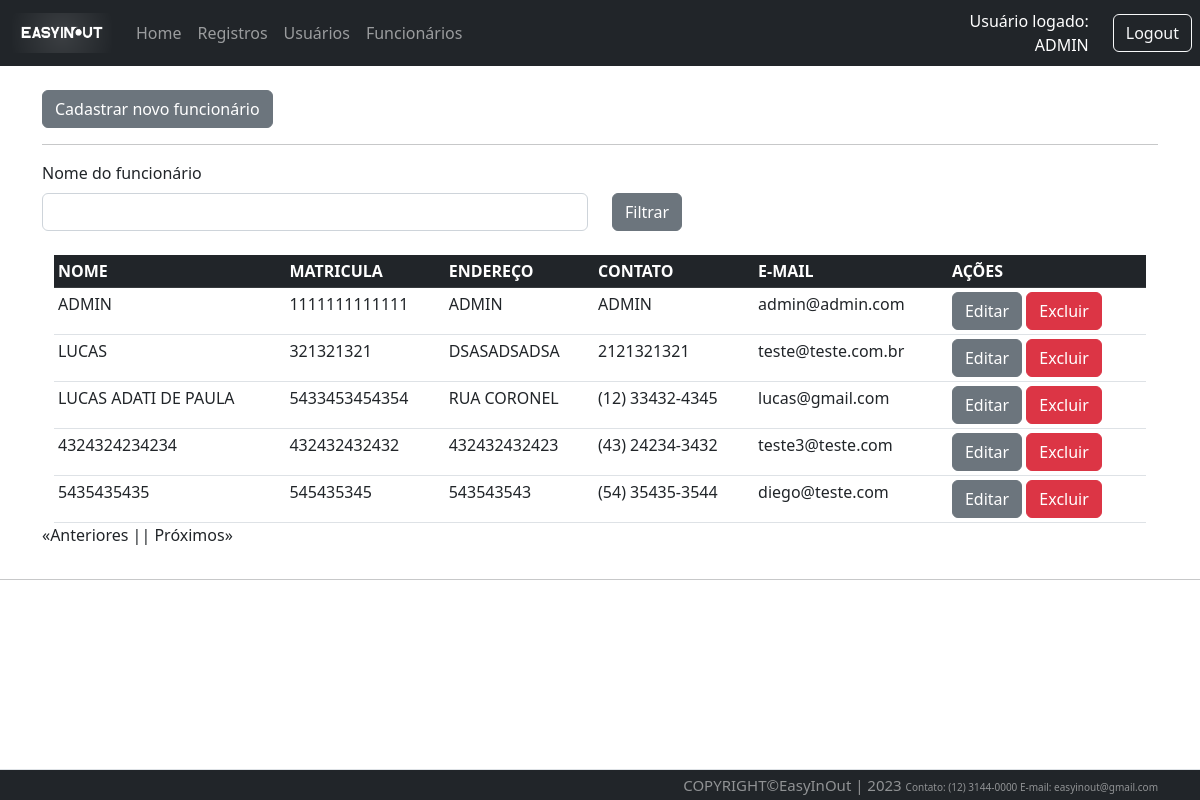
Page /func/list (signed in) on the committed database.
### Src/Model/BancoDados.py (models this page shows, shortened)
class FuncBd(UserMixin,db.Model):
  id = db.Column(db.Integer, primary_key=True, autoincrement=True)
  mat = db.Column(db.Integer, unique=True)
  nome = db.Column(db.String(150))
  endereco = db.Column(db.String(150))
  contato = db.Column(db.String(150))
  email = db.Column(db.String(150))
  senha = db.Column(db.String(150))

### Src/View/Func.py (the view)
@Func.route('/list', defaults={'page':1}, methods=['GET'])
@Func.route('/list/<int:page>', methods=['GET'])
@login_required
def listFunc(page):
  _funcFilter=request.values.get('nomeFuncionario')
  if _funcFilter == 'None' or _funcFilter is None:
    _funcFilter=""
  return render_template('listaFuncionario.html', listData=FuncsController.List(page,_funcFilter),_nomeFunc=_funcFilter)

### Src/Controller/Funcs.py (called while the page is built)
  def List(page,_funcFilter, per_page=15):
    print(_funcFilter)
    if len(_funcFilter)<1 :
      query = FuncBd.query.paginate(page=page, per_page=per_page)
      queryCount = FuncBd.query.count()
    else:
      query = FuncBd.query.filter(FuncBd.nome.like('%'+_funcFilter+'%')).paginate(page=page, per_page=per_page)
      queryCount = FuncBd.query.count()
    return {
      "regFunc": query,
      "count": queryCount,
      "page": page,
      "per_page": per_page
    }

### Src/View/Login.py (called while the page is built)
@login_manager.user_loader
def load_user(employee_id):
  funcionario = FuncBd.query.filter_by(id=employee_id).first()
  return funcionario

### Templates/listaFuncionario.html (shortened to what this page needs)
{% extends 'base.html' %}
{% block conteudo %}
<br>
<a href="{{url_for('router.func.createFunc')}}" class="btn btn-secondary btn-xs">Cadastrar novo funcionário</a>
<hr>
<div class="row">
    <label class="form-label" for="form3Example4">Nome do funcionário</label>
    <fieldset class="form-group col-md-6">
        <form action="{{url_for('router.func.listFunc')}}" method="GET">
            <input type="text" class="form-control" name="nomeFuncionario" value="{{_nomeFunc}}">
    </fieldset>
    <fieldset class="form-group col-md-4">
        <button type="submit" class="btn btn-secondary">Filtrar</button>
    </fieldset>
</div>
<br>
<section class="intro">
    <div class="mask d-flex align-items-center h-100">
      <div class="container ">
        <div class="row justify-content-center">
          <div class="col-xl">
            <div class="bg-white ">
              <table class="table table-sm mb-0 text-xsmall">
                <thead class="table-dark">
                  <tr>
                    <th scope="col">NOME</th>
                    <th scope="col">MATRICULA</th>
                    <th scope="col">ENDEREÇO</th>
                    <th scope="col">CONTATO</th>
                    <th scope="col">E-MAIL</th>
                    <th scope="col">AÇÕES</th>
                  </tr>
                </thead>
                <tbody>
                  {% for registro in listData['regFunc'].items %}
                  <tr>
                    <td>{{registro.nome}}</td>
                    <td>{{registro.mat}}</td>
                    <td>{{registro.endereco}}</td>
                    <td>{{registro.contato}}</td>
                    <td>{{registro.email}}</td>
                    <td>
                      <a href="{{registro.id}}/updateFunc" class="btn btn-secondary btn-xs">Editar</a>
                      <a href="{{registro.id}}/removeFunc"
                        onclick="return confirm('Deseja realmente excluir esse registro ?')"
                        class="btn btn-danger btn-xs">Excluir</a>
                    </td>
                  </tr>
                  {% endfor %}
                </tbody>
              </table>
            </div>
          </div>
        </div>
      </div>
    </div>
</section>
<div style="display: flex;">
    {% if listData['regFunc'].has_prev %}
    <a href="{{listData['regFunc'].prev_num}}?nomeFuncionario={{_nomeFunc}}">«Anteriores |</a>
    {% else %}
    <p>«Anteriores |</p>
    {% endif %}
    {% if listData['regFunc'].has_next %}
      {% if listData['page'] == 1%}
        <a href="list/{{listData['regFunc'].next_num}}?nomeFuncionario={{_nomeFunc}}">| Próximos»</a>
      {% else %}
        <a href="{{listData['regFunc'].next_num}}?nomeFuncionario={{_nomeFunc}}">| Próximos»</a>
      {% endif %}
    {% else %}
    <p>| Próximos»</p>
    {% endif %}
</div>
{% endblock conteudo %}

### Templates/top.html (shortened to what this page needs)
<div id="containers">
{% if not current_user.nome %}
<nav class="navbar navbar-expand-lg navbar-dark bg-dark">
          <div class="container-fluid">
              <a class="navbar-brand" href="{{url_for('router.home.index')}}">
                <img src="{{url_for('static', filename='Images/easyinout.png')}}"
             style="width: 100px; height: 40px;">
              </a>
              <div class="collapse navbar-collapse" id="navbarSupportedContent">
                  <ul class="navbar-nav me-auto mb-2 mb-lg-0">
                    <li class="nav-item">
                        <a class="nav-link" href="{{url_for('router.home.index')}}">Home</a>
                    </li>
                    <li class="nav-item">
                        <a class="nav-link" href="{{url_for('router.about.sobre')}}">Sobre Nós</a>
                    </li>
                  </ul>
              </div>
              <div class="text-end">
                  <a type="button" class="btn btn-outline-light me-2" href="{{url_for('router.login.login')}}">Login</a>
              </div>
          </div>
      </nav>
{% else %}
        <nav class="navbar navbar-expand-lg navbar-dark bg-dark">
            <div class="container-fluid">
                <a class="navbar-brand" href="{{url_for('router.home.index')}}">
                  <img src="{{url_for('static', filename='Images/easyinout.png')}}"
             style="width: 100px; height: 40px;">
                </a>
                <div class="collapse navbar-collapse"
                    id="navbarSupportedContent">
                    <ul class="navbar-nav me-auto mb-2 mb-lg-0">
                        <li class="nav-item">
                            <a class="nav-link" href="{{url_for('router.home.index')}}">Home</a>
                        </li>
                        <li class="nav-item">
                            <a class="nav-link" href="{{url_for('router.traffic.list')}}">Registros</a>
                        </li>
                        <li class="nav-item">
                            <a class="nav-link"href="{{url_for('router.user.listUser')}}">Usuários</a>
                        </li>
                        <li class="nav-item">
                            <a class="nav-link"href="{{url_for('router.func.listFunc')}}">Funcionários</a>
                        </li>
                    </ul>
                </div>
            </div>
            <div class="text-end me-4" style="text-align:right; color:white; width:500px ">
              Usuário logado:<br>{{current_user.nome}}
            </div>
            <div class="text-end">
                <a type="button" class="btn btn-outline-light me-2" href="{{url_for('router.login.logout')}}">Logout</a>
            </div>
        </nav>
</div>
{% endif %}

### Public/style.css (style rules this page uses)
.intro { height: 100%; width: 100%; }

### Templates/base.html (style rules this page uses)
body { min-height: 100% }

### rows in the picture
FuncBd: nome "ADMIN", mat "1111111111111", endereco "ADMIN", contato "ADMIN", email "admin@admin.com"
FuncBd: nome "LUCAS", mat "321321321", endereco "DSASADSADSA", contato "2121321321", email "teste@teste.com.br"
FuncBd: nome "LUCAS ADATI DE PAULA", mat "5433453454354", endereco "RUA CORONEL", contato "(12) 33432-4345", email "lucas@gmail.com"
FuncBd: nome "4324324234234", mat "432432432432", endereco "432432432423", contato "(43) 24234-3432", email "teste3@teste.com"
FuncBd: nome "5435435435", mat "545435345", endereco "543543543", contato "(54) 35435-3544", email "diego@teste.com"
